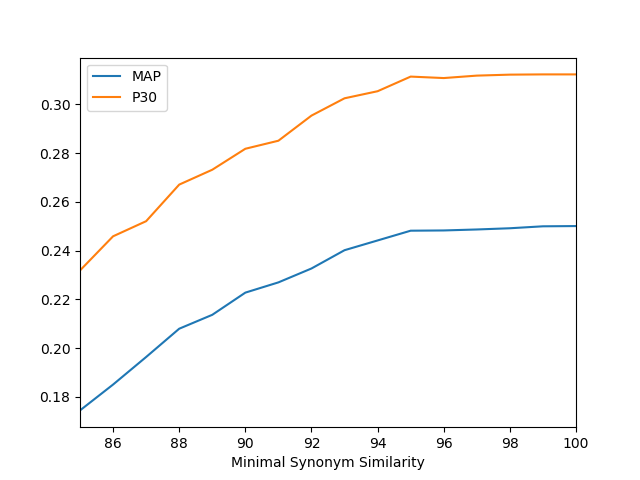

Reproduce this figure in Python.
import pandas as pd
from matplotlib import pyplot as plt

results = open('results-85-100.txt').read()

import re
import numpy as np

numbers = re.findall(r'[\d\.]+$', results, re.MULTILINE)
res = np.reshape(numbers, (-1, 3))
df = pd.DataFrame(res).astype({0: int, 1: float, 2: float})
df.columns = ['Minimal Synonym Similarity', 'MAP', 'P30']
ax = df.plot('Minimal Synonym Similarity', ['MAP', 'P30'])
plt.show()
